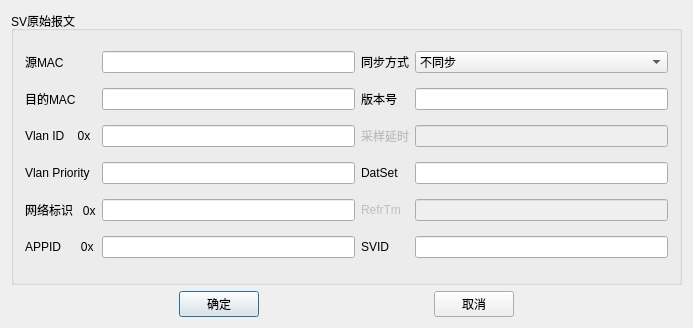
<?xml version="1.0" encoding="UTF-8"?>
<ui version="4.0">
 <class>SmvAbnormalMessageSet</class>
 <widget class="QDialog" name="SmvAbnormalMessageSet">
  <property name="geometry">
   <rect>
    <x>0</x>
    <y>0</y>
    <width>693</width>
    <height>328</height>
   </rect>
  </property>
  <property name="windowTitle">
   <string>异常报文设置</string>
  </property>
  <layout class="QGridLayout" name="gridLayout_2" rowstretch="7,1">
   <item row="0" column="0">
    <widget class="QGroupBox" name="groupBox">
     <property name="title">
      <string>SV原始报文</string>
     </property>
     <layout class="QGridLayout" name="gridLayout">
      <item row="0" column="0">
       <widget class="QLabel" name="label">
        <property name="text">
         <string>源MAC</string>
        </property>
       </widget>
      </item>
      <item row="0" column="1">
       <widget class="QSttLineEdit" name="lne_sourceMac"/>
      </item>
      <item row="0" column="2">
       <widget class="QLabel" name="label_8">
        <property name="text">
         <string>同步方式</string>
        </property>
       </widget>
      </item>
      <item row="0" column="3">
       <widget class="QScrollComboBox" name="cmb_synchro">
        <item>
         <property name="text">
          <string>不同步</string>
         </property>
        </item>
        <item>
         <property name="text">
          <string>本地同步</string>
         </property>
        </item>
        <item>
         <property name="text">
          <string>全局同步</string>
         </property>
        </item>
       </widget>
      </item>
      <item row="1" column="0">
       <widget class="QLabel" name="label_2">
        <property name="text">
         <string>目的MAC</string>
        </property>
       </widget>
      </item>
      <item row="1" column="1">
       <widget class="QSttLineEdit" name="lne_destMAC"/>
      </item>
      <item row="1" column="2">
       <widget class="QLabel" name="label_9">
        <property name="text">
         <string>版本号</string>
        </property>
       </widget>
      </item>
      <item row="1" column="3">
       <widget class="QSttLineEdit" name="lne_version"/>
      </item>
      <item row="2" column="0">
       <widget class="QLabel" name="label_3">
        <property name="text">
         <string>Vlan ID    0x</string>
        </property>
       </widget>
      </item>
      <item row="2" column="1">
       <widget class="QSttLineEdit" name="lne_VIanID"/>
      </item>
      <item row="2" column="2">
       <widget class="QLabel" name="label_10">
        <property name="enabled">
         <bool>false</bool>
        </property>
        <property name="text">
         <string>采样延时</string>
        </property>
       </widget>
      </item>
      <item row="2" column="3">
       <widget class="QSttLineEdit" name="lne_sampledelay">
        <property name="enabled">
         <bool>false</bool>
        </property>
       </widget>
      </item>
      <item row="3" column="0">
       <widget class="QLabel" name="label_4">
        <property name="text">
         <string>Vlan Priority</string>
        </property>
       </widget>
      </item>
      <item row="3" column="1">
       <widget class="QSttLineEdit" name="lne_VIanPriority"/>
      </item>
      <item row="3" column="2">
       <widget class="QLabel" name="label_11">
        <property name="text">
         <string>DatSet</string>
        </property>
       </widget>
      </item>
      <item row="3" column="3">
       <widget class="QSttLineEdit" name="lne_datset"/>
      </item>
      <item row="4" column="0">
       <widget class="QLabel" name="label_5">
        <property name="text">
         <string>网络标识   0x</string>
        </property>
       </widget>
      </item>
      <item row="4" column="1">
       <widget class="QSttLineEdit" name="lne_nettype"/>
      </item>
      <item row="4" column="2">
       <widget class="QLabel" name="label_12">
        <property name="enabled">
         <bool>false</bool>
        </property>
        <property name="text">
         <string>RefrTm</string>
        </property>
       </widget>
      </item>
      <item row="4" column="3">
       <widget class="QSttLineEdit" name="lne_RefrTm">
        <property name="enabled">
         <bool>false</bool>
        </property>
       </widget>
      </item>
      <item row="5" column="0">
       <widget class="QLabel" name="label_6">
        <property name="text">
         <string>APPID      0x</string>
        </property>
       </widget>
      </item>
      <item row="5" column="1">
       <widget class="QSttLineEdit" name="lne_APPID"/>
      </item>
      <item row="5" column="2">
       <widget class="QLabel" name="label_7">
        <property name="text">
         <string>SVID</string>
        </property>
       </widget>
      </item>
      <item row="5" column="3">
       <widget class="QSttLineEdit" name="lne_SVID"/>
      </item>
     </layout>
    </widget>
   </item>
   <item row="1" column="0">
    <layout class="QHBoxLayout" name="horizontalLayout">
     <item>
      <spacer name="horizontalSpacer_2">
       <property name="orientation">
        <enum>Qt::Horizontal</enum>
       </property>
       <property name="sizeHint" stdset="0">
        <size>
         <width>40</width>
         <height>20</height>
        </size>
       </property>
      </spacer>
     </item>
     <item>
      <widget class="QPushButton" name="pbn_Ok">
       <property name="text">
        <string>确定</string>
       </property>
      </widget>
     </item>
     <item>
      <spacer name="horizontalSpacer_3">
       <property name="orientation">
        <enum>Qt::Horizontal</enum>
       </property>
       <property name="sizeHint" stdset="0">
        <size>
         <width>40</width>
         <height>20</height>
        </size>
       </property>
      </spacer>
     </item>
     <item>
      <widget class="QPushButton" name="pbn_Cancle">
       <property name="text">
        <string>取消</string>
       </property>
      </widget>
     </item>
     <item>
      <spacer name="horizontalSpacer">
       <property name="orientation">
        <enum>Qt::Horizontal</enum>
       </property>
       <property name="sizeHint" stdset="0">
        <size>
         <width>40</width>
         <height>20</height>
        </size>
       </property>
      </spacer>
     </item>
    </layout>
   </item>
  </layout>
 </widget>
 <layoutdefault spacing="6" margin="11"/>
 <customwidgets>
  <customwidget>
   <class>QSttLineEdit</class>
   <extends>QLineEdit</extends>
   <header location="global">../../../Module/UI/Controls/SttLineEdit.h</header>
  </customwidget>
  <customwidget>
   <class>QScrollComboBox</class>
   <extends>QComboBox</extends>
   <header>../../Module/ScrollCtrl/ScrollComboBox.h</header>
  </customwidget>
 </customwidgets>
 <resources/>
 <connections/>
</ui>
